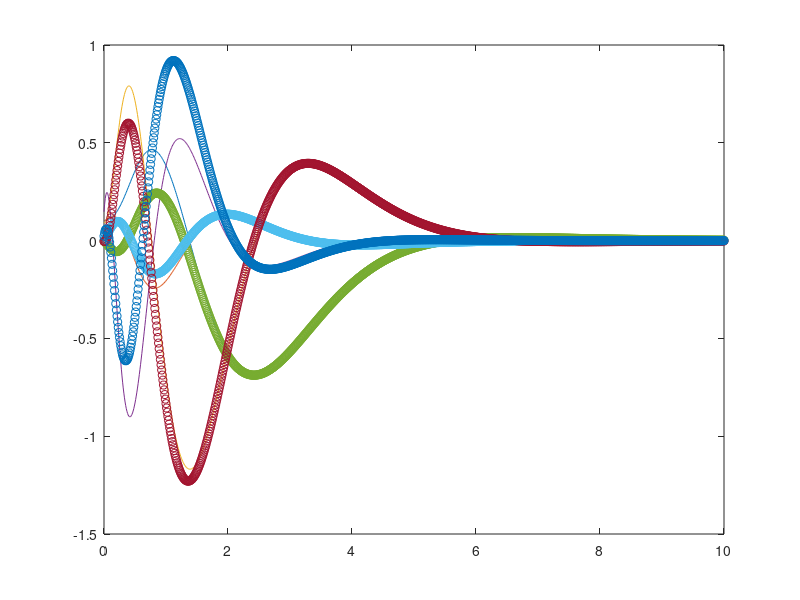

MATLAB code for this plot:
pkg load control
clear();

m = 0.2;
l = 0.3;
M = 0.3;
g = 9.8;
J = 1/12*m*l^2;

a = (M+m)*(m*l^2+J)-m^2*l^2;
A = [0, 0, 1, 0; 0, 0, 0, 1; 0, -m^2*l^2*g/a, 0, 0; 0, (m+M)*m*l*g/a, 0, 0];
B = [0, 0, (m*l^2+J)/a, -m*l/a]';
C = [1, 0, 0, 1];

%可制御性・可観測性の判定-----------------------------------------------------------
Uc = [B, A*B, A*A*B, A*A*A*B];
Uo = [C ; C*A ; C*A*A ; C*A*A*A];
kaseigyo = det(Uc);
kakannsoku = det(Uo);

if kaseigyo != 0
  disp("可制御である");
else
  disp("可制御でない");
endif

if kakannsoku != 0
  disp("可観測である");
else
  disp("可観測でない");
endif
%-------------------------------------------------------------------------------

%状態観測器のLを求める----------------------------------------------------------
Aa = A';
Ba = C';
Ca = B';
D = 0;

sysT= ss(Aa, Ba, Ca, D);
P = [-1, -2, -3, -4]; %適当な値
L = place(sysT, P)';
%-------------------------------------------------------------------------------

%最適制御の状態フィードバックゲインFを求める------------------------------------
Q = [1, 0, 0, 0 ; 0, 1, 0, 0 ; 0, 0, 1, 0 ; 0, 0, 0, 1]; %適当な値
R = 1; %適当な値
F = lqr(A, B, Q, R);
%-------------------------------------------------------------------------------

x = [0.1; 0.1; 0.1; 0.1];
xh = [0; 0; 0; 0];

xb = [x; xh];
Ab =  [A, -B*F; L*C, A - B*F - L*C]; %併合系

dt = 0.01;
t = 0: dt: 10;
i = 0;

for n = t
    i = i + 1;
    xb = xb + Ab * xb * dt; %状態遷移行列を用いて算出
    x1(i) = xb(1);
    x2(i) = xb(2);
    x3(i) = xb(3);
    x4(i) = xb(4);
    xh1(i) = xb(5);
    xh2(i) = xb(6);
    xh3(i) = xb(7);
    xh4(i) = xb(8);
endfor

plot(t, x1, t, x2, t, x3, t, x4, t, xh1, 'o', t, xh2, 'o', t, xh3, 'o', t, xh4, 'o');